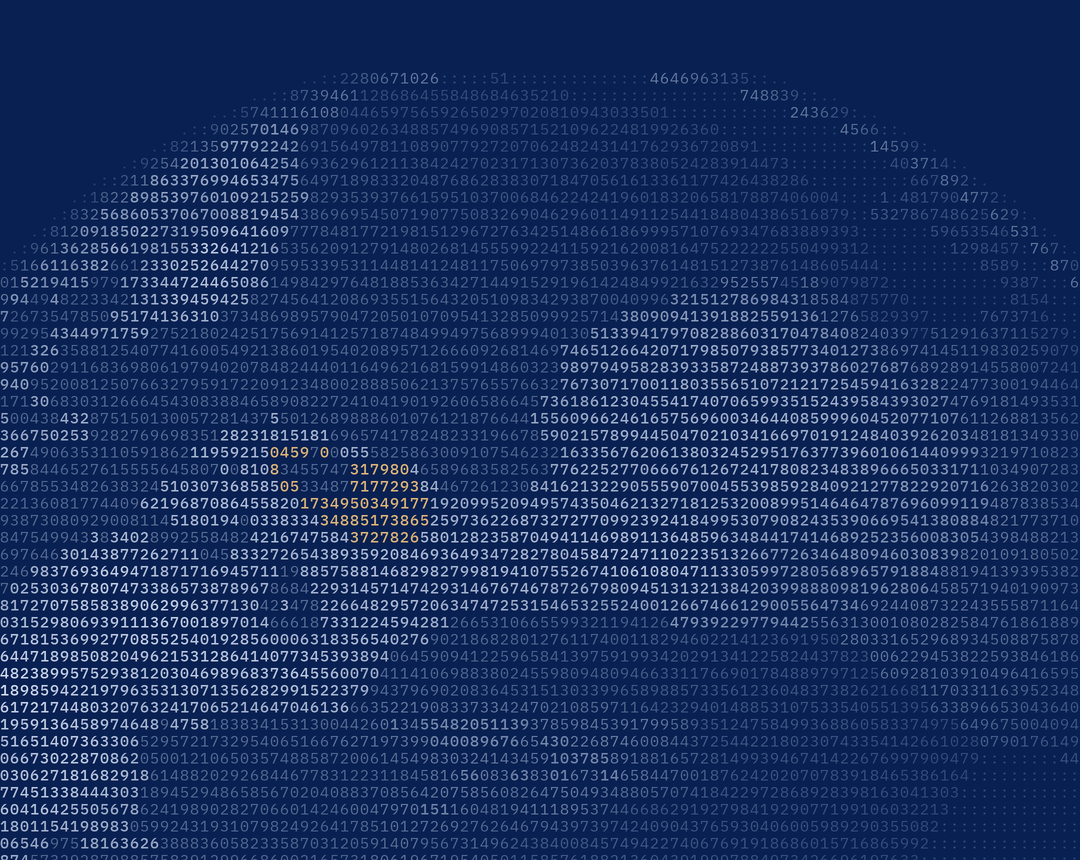

Generate this figure with Python:
# S1 v3, the S2 route: the globe is drawn in digits (moodboard: ASCII figures, type-as-image).
# Brightness picks the glyph weight and tint; the highlight is the same digits, recoloured.
from engine import *
F='../../decisions/fonts/'
W,H=1080,860
D=1500
g=globe(D,seed=11)
img=np.zeros((H,W)); ox=(W-D)//2; oy=60
img[oy:H,:]=g[0:H-oy,-ox:-ox+W]
patch=fbm(H,W,5,77,6)
r=np.random.default_rng(2)
S=2; im=Image.new('RGB',(W*S,H*S),hexrgb('#092052')); d=ImageDraw.Draw(im)
fr=ImageFont.truetype(F+'IBMPlexMono-Regular.ttf',15*S); fm=ImageFont.truetype(F+'IBMPlexMono-Medium.ttf',15*S)
lo=hexrgb('#1E3A6B'); hi=hexrgb('#E6EFFF'); hl=hexrgb('#DBB477')
cw,ch=10,17
cx,cy,rad=380,470,150
for j in range(0,H,ch):
    for i in range(0,W,cw):
        v=img[j,i]
        if v<0.06: continue
        c=lerp(lo,hi,min(1,v**1.7*1.3))
        dd=((i-cx)**2+(j-cy)**2)/rad**2
        if dd<1 and v>0.55 and patch[j,i]>0.5+0.25*dd: c=hl
        glyph=str(int(r.random()*10)) if v>0.22 else ('.' if v<0.12 else ':')
        d.text((i*S,j*S),glyph,font=fm if v>0.5 else fr,fill=c)
im.resize((W,H),Image.LANCZOS).save('v1c.png')
